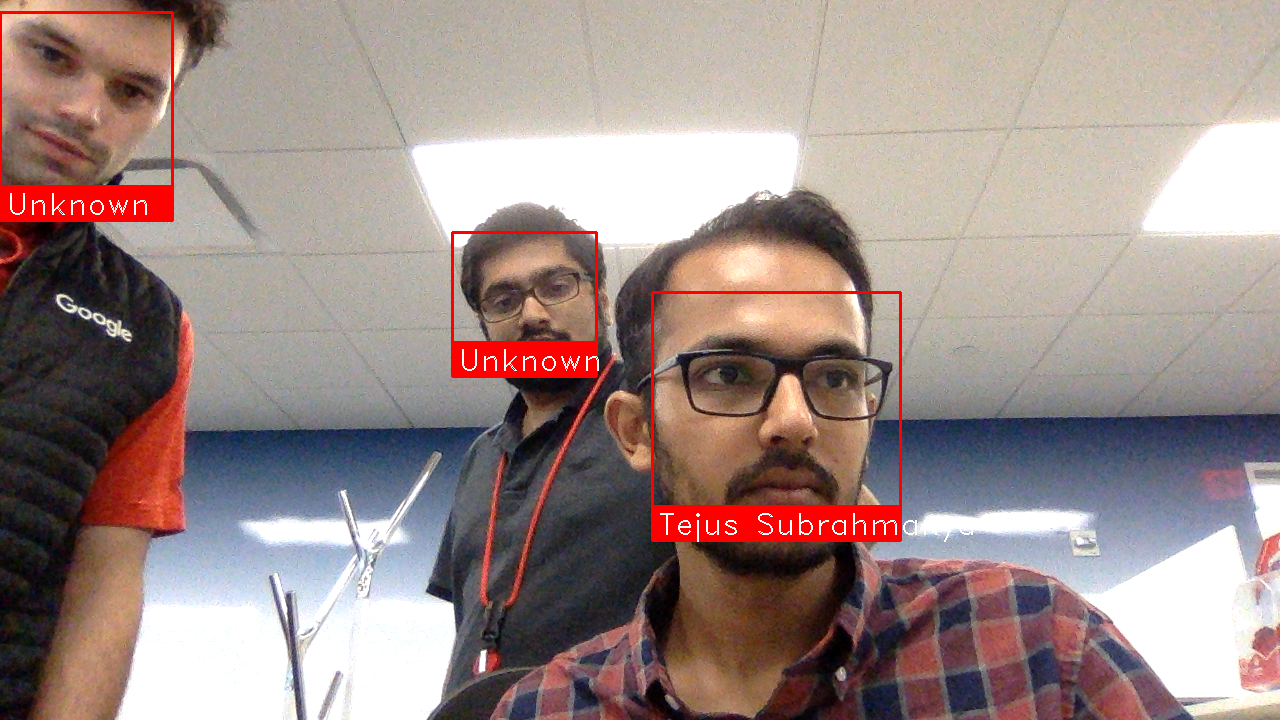
#> input picture opencv_frame_0.png, 1280 x 720 px
$ python -i autocrop.py   (imports and definitions only)
#> lines starting #> are read from the running program, lines starting #| are printed output that depends on the picture
#> further down, picture is the input picture: shape (720, 1280, 3); mean B, G, R 135.3, 139, 157.7
from __future__ import print_function

import argparse
import cv2
import numpy as np
import os
import shutil
import sys

from .__version__ import __version__

FIXEXP = True  # Flag to fix underexposition
MINFACE = 8  # Minimum face size ratio; too low and we get false positives
INCREMENT = 0.06
GAMMA_THRES = 0.001
GAMMA = 0.90
FACE_RATIO = 6  # Face / padding ratio
QUESTION_OVERWRITE = "Overwrite image files?"
FILETYPES = ['.jpg', '.jpeg', '.bmp', '.dib', '.jp2',
             '.png', '.webp', '.pbm', '.pgm', '.ppm',
             '.sr', '.ras', '.tiff', '.tif']
INPUT_FILETYPES = FILETYPES + [s.upper() for s in FILETYPES]

# Load XML Resource
cascFile = 'haarcascade_frontalface_default.xml'
# [1 line that did not run here, left out]
# [1 line that did not run here, left out]


# Define simple gamma correction fn
def gamma(img, correction):
    img = cv2.pow(img/255.0, correction)
    return np.uint8(img*255)


def crop(image, fwidth=500, fheight=500):
    """Given a ndarray image with a face, returns cropped array.
    Arguments:
        - image, the numpy array of the image to be processed.
        - fwidth, the final width (px) of the cropped img. Default: 500
        - fheight, the final height (px) of the cropped img. Default: 500
    Returns:
        - image, a cropped numpy array
    ndarray, int, int -> ndarray
    """
#> called with fwidth = 500, fheight = 500
    # Some grayscale color profiles can throw errors, catch them
    try:
        gray = cv2.cvtColor(image, cv2.COLOR_BGR2GRAY)
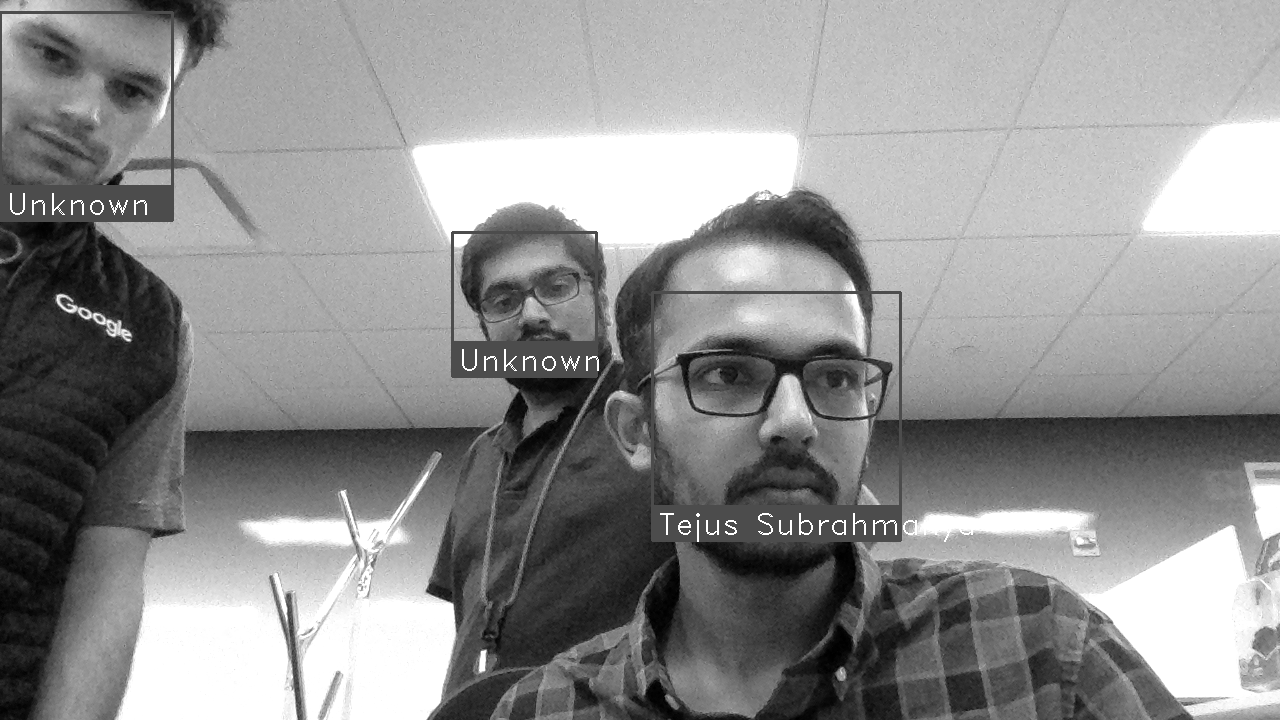
#> gray: shape (720, 1280); min 0, max 255, mean 144.2
    except cv2.error:
        gray = image

    # Scale the image
    height, width = (image.shape[:2])
#> height = 720; width = 1280
    minface = int(np.sqrt(height**2 + width**2) / MINFACE)
#> minface = 183

    # Create the haar cascade
#> (the run stopped early here; a loop or call above may not have finished)
